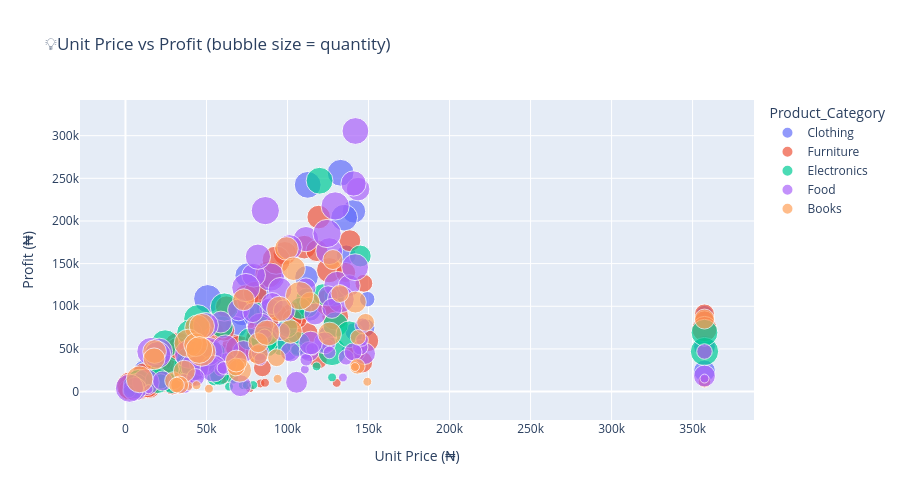

Here is the notebook cell this chart was saved with:
### Code cell
fig = px.scatter( 
    data_balanced.sample(300, random_state=42), 
    x='Unit_Price', y='Profit', 
    color='Product_Category', 
    size='Quantity', 
    hover_data=['Customer_Name','Region','Sales_Rep'], 
    title='💡Unit Price vs Profit (bubble size = quantity)', 
    labels={'Unit_Price':'Unit Price (₦)', 'Profit':'Profit (₦)'} 
) 
fig.update_layout(height=500) 
fig.show()
